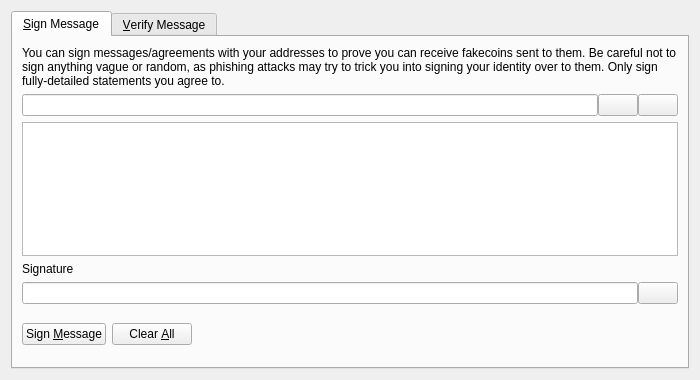
<?xml version="1.0" encoding="UTF-8"?>
<ui version="4.0">
 <class>SignVerifyMessageDialog</class>
 <widget class="QDialog" name="SignVerifyMessageDialog">
  <property name="geometry">
   <rect>
    <x>0</x>
    <y>0</y>
    <width>700</width>
    <height>380</height>
   </rect>
  </property>
  <property name="windowTitle">
   <string>Signatures - Sign / Verify a Message</string>
  </property>
  <property name="modal">
   <bool>true</bool>
  </property>
  <layout class="QVBoxLayout" name="verticalLayout">
   <item>
    <widget class="QTabWidget" name="tabWidget">
     <property name="currentIndex">
      <number>0</number>
     </property>
     <widget class="QWidget" name="tabSignMessage">
      <attribute name="title">
       <string>&amp;Sign Message</string>
      </attribute>
      <layout class="QVBoxLayout" name="verticalLayout_SM">
       <item>
        <widget class="QLabel" name="infoLabel_SM">
         <property name="text">
          <string>You can sign messages/agreements with your addresses to prove you can receive fakecoins sent to them. Be careful not to sign anything vague or random, as phishing attacks may try to trick you into signing your identity over to them. Only sign fully-detailed statements you agree to.</string>
         </property>
         <property name="textFormat">
          <enum>Qt::PlainText</enum>
         </property>
         <property name="wordWrap">
          <bool>true</bool>
         </property>
        </widget>
       </item>
       <item>
        <layout class="QHBoxLayout" name="horizontalLayout_1_SM">
         <property name="spacing">
          <number>0</number>
         </property>
         <item>
          <widget class="QValidatedLineEdit" name="addressIn_SM">
           <property name="toolTip">
            <string>The FakeCoin address to sign the message with</string>
           </property>
          </widget>
         </item>
         <item>
          <widget class="QPushButton" name="addressBookButton_SM">
           <property name="toolTip">
            <string>Choose previously used address</string>
           </property>
           <property name="text">
            <string/>
           </property>
           <property name="icon">
            <iconset resource="../bitcoin.qrc">
             <normaloff>:/icons/address-book</normaloff>:/icons/address-book</iconset>
           </property>
           <property name="shortcut">
            <string>Alt+A</string>
           </property>
           <property name="autoDefault">
            <bool>false</bool>
           </property>
          </widget>
         </item>
         <item>
          <widget class="QPushButton" name="pasteButton_SM">
           <property name="toolTip">
            <string>Paste address from clipboard</string>
           </property>
           <property name="text">
            <string/>
           </property>
           <property name="icon">
            <iconset resource="../bitcoin.qrc">
             <normaloff>:/icons/editpaste</normaloff>:/icons/editpaste</iconset>
           </property>
           <property name="shortcut">
            <string>Alt+P</string>
           </property>
           <property name="autoDefault">
            <bool>false</bool>
           </property>
          </widget>
         </item>
        </layout>
       </item>
       <item>
        <widget class="QPlainTextEdit" name="messageIn_SM">
         <property name="toolTip">
          <string>Enter the message you want to sign here</string>
         </property>
        </widget>
       </item>
       <item>
        <widget class="QLabel" name="signatureLabel_SM">
         <property name="text">
          <string>Signature</string>
         </property>
         <property name="textFormat">
          <enum>Qt::PlainText</enum>
         </property>
        </widget>
       </item>
       <item>
        <layout class="QHBoxLayout" name="horizontalLayout_2_SM">
         <property name="spacing">
          <number>0</number>
         </property>
         <item>
          <widget class="QLineEdit" name="signatureOut_SM">
           <property name="font">
            <font>
             <italic>true</italic>
            </font>
           </property>
           <property name="readOnly">
            <bool>true</bool>
           </property>
          </widget>
         </item>
         <item>
          <widget class="QPushButton" name="copySignatureButton_SM">
           <property name="toolTip">
            <string>Copy the current signature to the system clipboard</string>
           </property>
           <property name="text">
            <string/>
           </property>
           <property name="icon">
            <iconset resource="../bitcoin.qrc">
             <normaloff>:/icons/editcopy</normaloff>:/icons/editcopy</iconset>
           </property>
           <property name="autoDefault">
            <bool>false</bool>
           </property>
          </widget>
         </item>
        </layout>
       </item>
       <item>
        <layout class="QHBoxLayout" name="horizontalLayout_3_SM">
         <item>
          <widget class="QPushButton" name="signMessageButton_SM">
           <property name="toolTip">
            <string>Sign the message to prove you own this FakeCoin address</string>
           </property>
           <property name="text">
            <string>Sign &amp;Message</string>
           </property>
           <property name="icon">
            <iconset resource="../bitcoin.qrc">
             <normaloff>:/icons/edit</normaloff>:/icons/edit</iconset>
           </property>
           <property name="autoDefault">
            <bool>false</bool>
           </property>
          </widget>
         </item>
         <item>
          <widget class="QPushButton" name="clearButton_SM">
           <property name="toolTip">
            <string>Reset all sign message fields</string>
           </property>
           <property name="text">
            <string>Clear &amp;All</string>
           </property>
           <property name="icon">
            <iconset resource="../bitcoin.qrc">
             <normaloff>:/icons/remove</normaloff>:/icons/remove</iconset>
           </property>
           <property name="autoDefault">
            <bool>false</bool>
           </property>
          </widget>
         </item>
         <item>
          <spacer name="horizontalSpacer_1_SM">
           <property name="orientation">
            <enum>Qt::Horizontal</enum>
           </property>
           <property name="sizeHint" stdset="0">
            <size>
             <width>40</width>
             <height>48</height>
            </size>
           </property>
          </spacer>
         </item>
         <item>
          <widget class="QLabel" name="statusLabel_SM">
           <property name="font">
            <font>
             <weight>75</weight>
             <bold>true</bold>
            </font>
           </property>
           <property name="text">
            <string/>
           </property>
           <property name="wordWrap">
            <bool>true</bool>
           </property>
          </widget>
         </item>
         <item>
          <spacer name="horizontalSpacer_2_SM">
           <property name="orientation">
            <enum>Qt::Horizontal</enum>
           </property>
           <property name="sizeHint" stdset="0">
            <size>
             <width>40</width>
             <height>48</height>
            </size>
           </property>
          </spacer>
         </item>
        </layout>
       </item>
      </layout>
     </widget>
     <widget class="QWidget" name="tabVerifyMessage">
      <attribute name="title">
       <string>&amp;Verify Message</string>
      </attribute>
      <layout class="QVBoxLayout" name="verticalLayout_VM">
       <item>
        <widget class="QLabel" name="infoLabel_VM">
         <property name="text">
          <string>Enter the receiver's address, message (ensure you copy line breaks, spaces, tabs, etc. exactly) and signature below to verify the message. Be careful not to read more into the signature than what is in the signed message itself, to avoid being tricked by a man-in-the-middle attack. Note that this only proves the signing party receives with the address, it cannot prove sendership of any transaction!</string>
         </property>
         <property name="textFormat">
          <enum>Qt::PlainText</enum>
         </property>
         <property name="alignment">
          <set>Qt::AlignLeading|Qt::AlignLeft|Qt::AlignTop</set>
         </property>
         <property name="wordWrap">
          <bool>true</bool>
         </property>
        </widget>
       </item>
       <item>
        <layout class="QHBoxLayout" name="horizontalLayout_1_VM">
         <property name="spacing">
          <number>0</number>
         </property>
         <item>
          <widget class="QValidatedLineEdit" name="addressIn_VM">
           <property name="toolTip">
            <string>The FakeCoin address the message was signed with</string>
           </property>
          </widget>
         </item>
         <item>
          <widget class="QPushButton" name="addressBookButton_VM">
           <property name="toolTip">
            <string>Choose previously used address</string>
           </property>
           <property name="text">
            <string/>
           </property>
           <property name="icon">
            <iconset resource="../bitcoin.qrc">
             <normaloff>:/icons/address-book</normaloff>:/icons/address-book</iconset>
           </property>
           <property name="shortcut">
            <string>Alt+A</string>
           </property>
           <property name="autoDefault">
            <bool>false</bool>
           </property>
          </widget>
         </item>
        </layout>
       </item>
       <item>
        <widget class="QPlainTextEdit" name="messageIn_VM"/>
       </item>
       <item>
        <widget class="QValidatedLineEdit" name="signatureIn_VM"/>
       </item>
       <item>
        <layout class="QHBoxLayout" name="horizontalLayout_2_VM">
         <item>
          <widget class="QPushButton" name="verifyMessageButton_VM">
           <property name="toolTip">
            <string>Verify the message to ensure it was signed with the specified FakeCoin address</string>
           </property>
           <property name="text">
            <string>Verify &amp;Message</string>
           </property>
           <property name="icon">
            <iconset resource="../bitcoin.qrc">
             <normaloff>:/icons/transaction_0</normaloff>:/icons/transaction_0</iconset>
           </property>
           <property name="autoDefault">
            <bool>false</bool>
           </property>
          </widget>
         </item>
         <item>
          <widget class="QPushButton" name="clearButton_VM">
           <property name="toolTip">
            <string>Reset all verify message fields</string>
           </property>
           <property name="text">
            <string>Clear &amp;All</string>
           </property>
           <property name="icon">
            <iconset resource="../bitcoin.qrc">
             <normaloff>:/icons/remove</normaloff>:/icons/remove</iconset>
           </property>
           <property name="autoDefault">
            <bool>false</bool>
           </property>
          </widget>
         </item>
         <item>
          <spacer name="horizontalSpacer_1_VM">
           <property name="orientation">
            <enum>Qt::Horizontal</enum>
           </property>
           <property name="sizeHint" stdset="0">
            <size>
             <width>40</width>
             <height>48</height>
            </size>
           </property>
          </spacer>
         </item>
         <item>
          <widget class="QLabel" name="statusLabel_VM">
           <property name="font">
            <font>
             <weight>75</weight>
             <bold>true</bold>
            </font>
           </property>
           <property name="text">
            <string/>
           </property>
           <property name="wordWrap">
            <bool>true</bool>
           </property>
          </widget>
         </item>
         <item>
          <spacer name="horizontalSpacer_2_VM">
           <property name="orientation">
            <enum>Qt::Horizontal</enum>
           </property>
           <property name="sizeHint" stdset="0">
            <size>
             <width>40</width>
             <height>48</height>
            </size>
           </property>
          </spacer>
         </item>
        </layout>
       </item>
      </layout>
     </widget>
    </widget>
   </item>
  </layout>
 </widget>
 <customwidgets>
  <customwidget>
   <class>QValidatedLineEdit</class>
   <extends>QLineEdit</extends>
   <header>qvalidatedlineedit.h</header>
  </customwidget>
 </customwidgets>
 <resources>
  <include location="../bitcoin.qrc"/>
 </resources>
 <connections/>
</ui>
